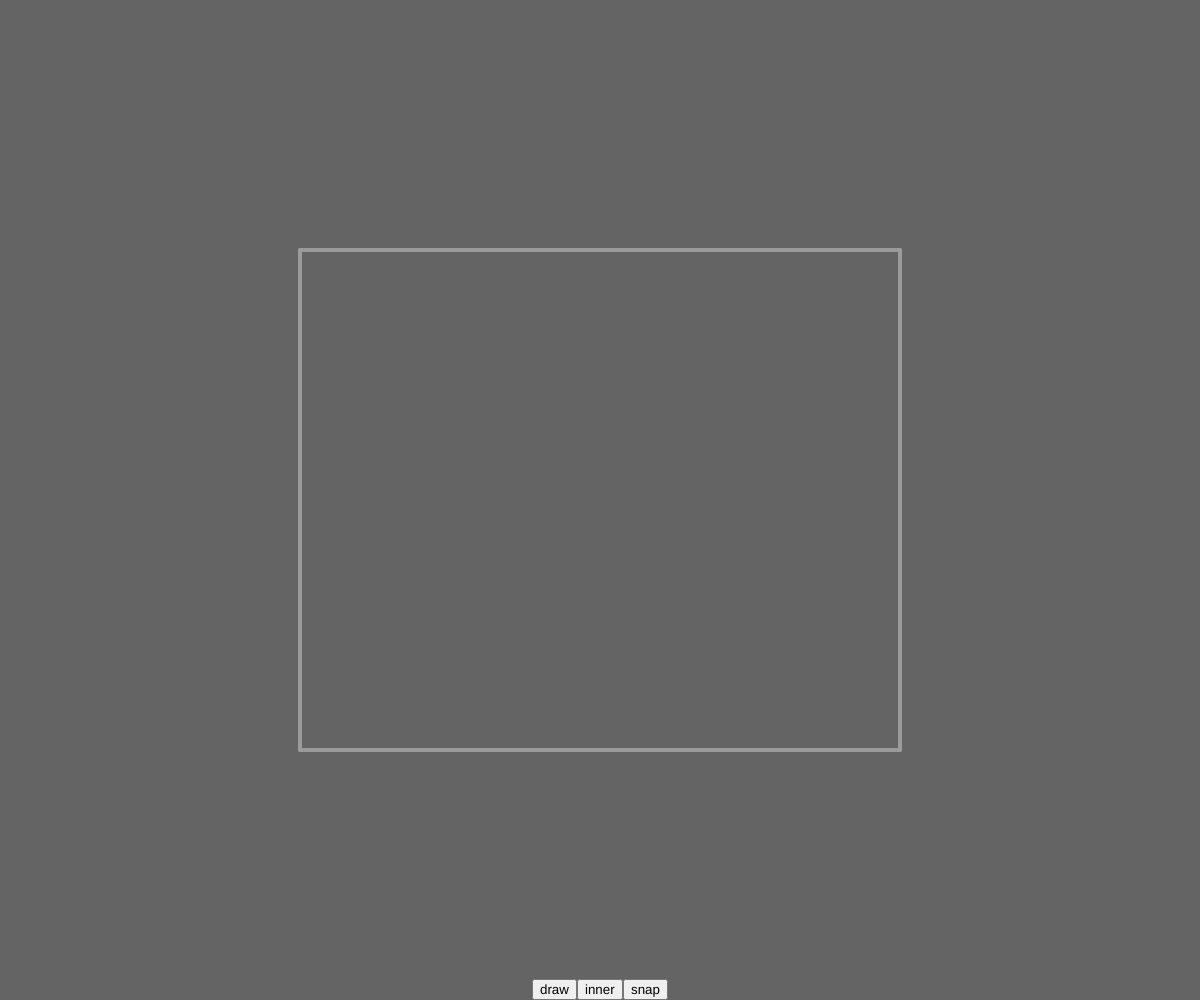
Frame 1 (no input)
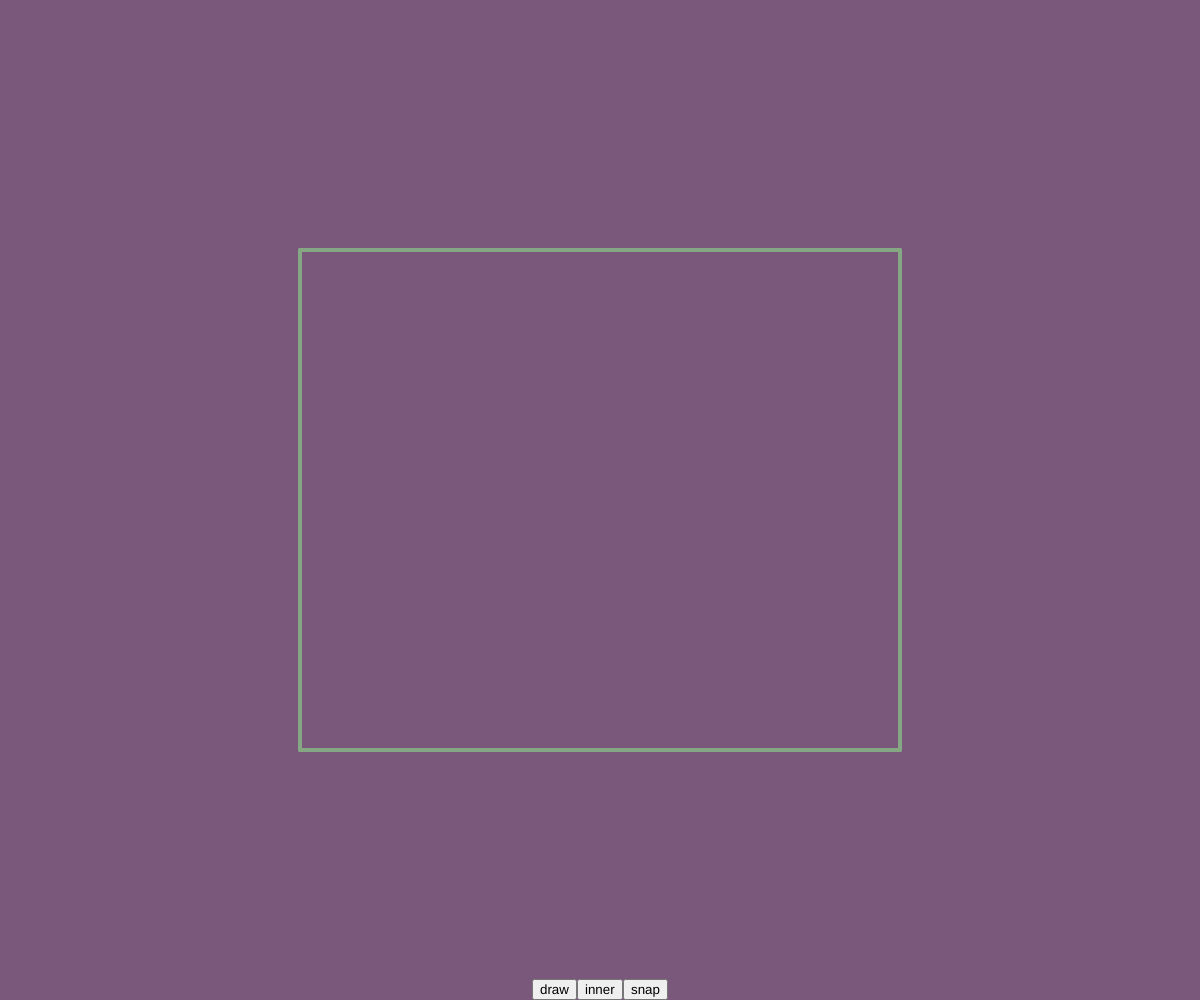
Frame 60 (no input)
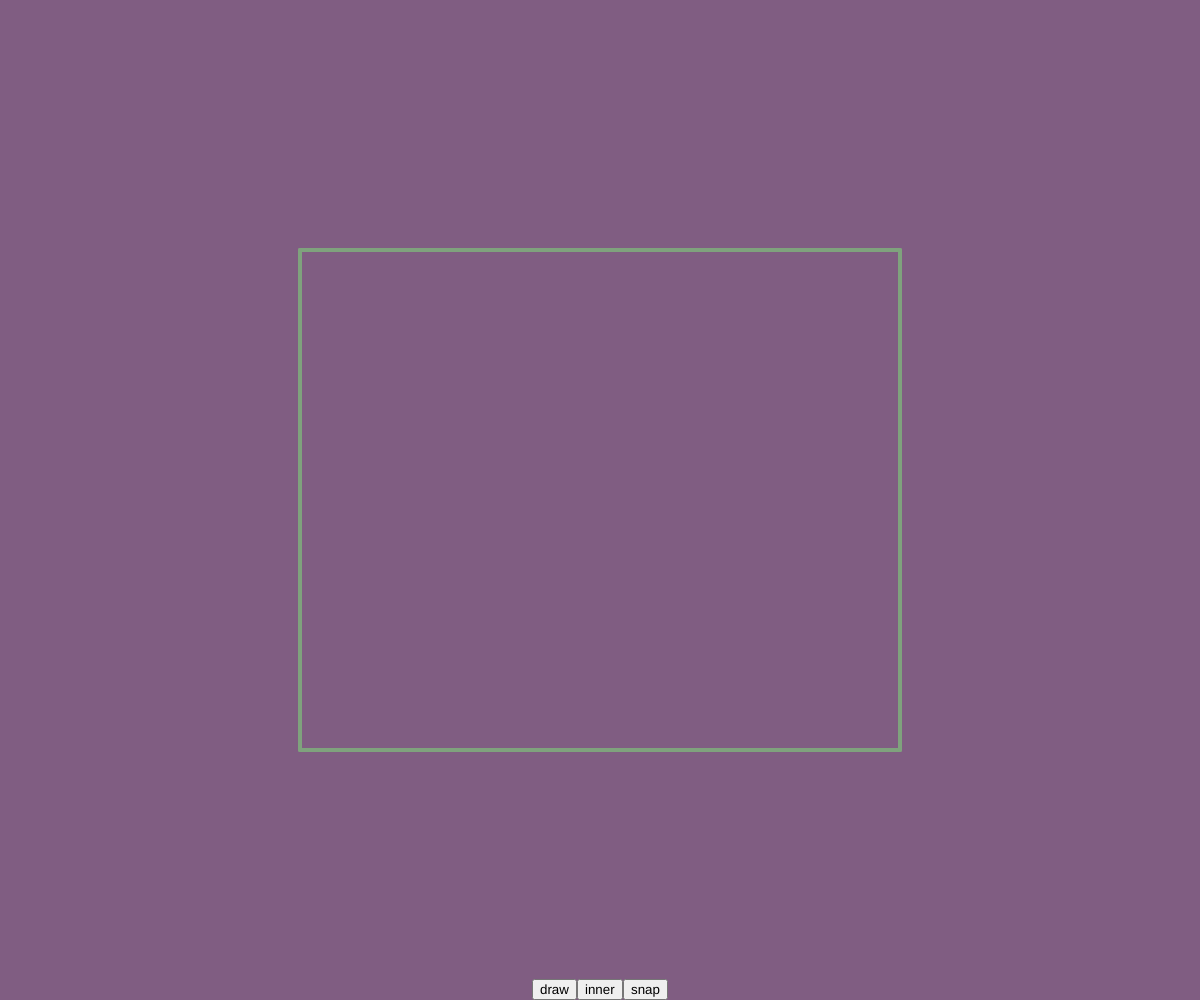
Frame 120 (the mouse pressed at the canvas centre since frame 60)

The p5.js sketch that drew these frames (run headless with seeded random() and noise() and a simulated clock; from frame 60 on, the mouse is pressed at the canvas centre):

// p5.js sketch
// ── sketch.js
function preload() {
	
}

let randombkg = [];
let bkg;

let lines = [];

let tresh = 0.1;

let ifbg = true;
let wobble = true;
let snap = false;

const ifbgtext = ["draw", "drag"];
const wobbletext = ["inner", "outer"];
const snaptext = "snap";
let buttons = [];

class Lines {
	constructor(xp1, yp1, xp2, yp2, xp3, yp3, xp4, yp4){
	this.x1 = xp1;
	this.y1 = yp1;
	this.x2 = xp2;
	this.y2 = yp2;
	this.x3 = xp3;
	this.y3 = yp3;
	this.x4 = xp4;
	this.y4 = yp4;
	}
	wobble(){
		let cx1 = this.x1;
		let cy1 = this.y1;
		let cx4 = this.x4;
		let cy4 = this.y4;

		if (touches.length > 0) {
			for (let i = 0; i < touches.length; i++) {
				if (dist(this.x1, this.y1, touches[i].x, touches[i].y) < width/2*1.1) {
					cx1 = touches[i].x;
					cy1 = touches[i].y;
				} 
				
				if (dist(this.x4, this.y4, touches[i].x, touches[i].y) < width/2*1.1) {
					cx4 = touches[i].x;
					cy4 = touches[i].y;
				}

				if (tresh < 0.8) {
					tresh += 0.01;
				}
			}
		} else {
			if (tresh > 0) {
				tresh -= 0.01;
			}
		}

		bezier(lerp(this.x1, cx1, tresh), lerp(this.y1, cy1, tresh), this.x2, this.y2, this.x3, this.y3, lerp(this.x4, cx4, tresh), lerp(this.y4, cy4, tresh));
		//console.log(tresh);
	}
	wibble(){
		let cx2 = this.x2;
		let cy2 = this.y2;
		let cx3 = this.x3;
		let cy3 = this.y3;

		if (touches.length > 0) {
			for (let i = 0; i < touches.length; i++) {
				if (dist(this.x1, this.y1, touches[i].x, touches[i].y) < width/2*1.1) {
					cx2 = touches[i].x;
					cy2 = touches[i].y;
				} 
				
				if (dist(this.x4, this.y4, touches[i].x, touches[i].y) < width/2*1.1) {
					cx3 = touches[i].x;
					cy3 = touches[i].y;
				}

				if (tresh < 1) {
					tresh += 0.01;
				}
			}
		} else {
			tresh = 0;
		}

		bezier(this.x1, this.y1, lerp(this.x2, cx2, tresh), lerp(this.y2, cy2, tresh), lerp(this.x3, cx3, tresh), lerp(this.y3, cy3, tresh), this.x4, this.y4);
		//console.log(tresh);
	}
  }

function setup() {
	createCanvas(windowWidth, windowHeight);

	rectMode(CENTER);

	noFill();

	frameRate(60);

	randombkg = [random(255), random(255), random(255)];
	bkg = [100, 100, 100];

	const basepoints = [width/4, height/4, width/4, height/4, width/4*3, height/4, width/4*3, height/4, width/4, height/4*3, width/4, height/4*3, width/4*3, height/4*3, width/4*3, height/4*3, width/4, height/4, width/4, height/4, width/4, height/4*3, width/4, height/4*3, width/4*3, height/4, width/4*3, height/4, width/4*3, height/4*3, width/4*3, height/4*3];

	for (let i = 0; i < 4; i++) {
		let ii = i + 1;
		lines.push(new Lines(basepoints[ii*8 - 8], basepoints[ii*8 - 7], basepoints[ii*8 - 6], basepoints[ii*8 - 5], basepoints[ii*8 - 4], basepoints[ii*8 - 3], basepoints[ii*8 - 2], basepoints[ii*8 - 1]));
	}

	buttons[0] = createButton(ifbgtext[0]);
	buttons[1] = createButton(wobbletext[0]);
	buttons[2] = createButton(snaptext);

	buttons.forEach(function(button) {
		button.style("user-select: none; align: center;");
	  })

//	  for (let i = 0; i < 3; i++) {
//		buttons[i].position(width/2 - (buttons[i].width / 2), height - buttons[i].height);
//	}

	buttons[0].position(width/2-(buttons[0].width)-(buttons[1].width/2), height - buttons[0].height);
	buttons[1].position(width/2-(buttons[1].width/2), height - buttons[1].height);
	buttons[2].position(width/2+(buttons[1].width/2), height - buttons[2].height);
	
}

function exect(instance) {
	if (instance == 0) {
		console.log("instance 1");
	} else if (instance == 1) {
		console.log("instance 2");
	} else {
		console.log("instance 3");
	}
}

function draw() {
	for (let i = 0; i < bkg.length; i++) {
		bkg[i] = lerp(bkg[i], randombkg[i], 0.005);
	}

	if (ifbg == true && snap == false) {
		background(bkg);
	}

	stroke(255 - bkg[0], 255 - bkg[1], 255 - bkg[2]);
	strokeWeight(4);

	if (frameCount % 100 == 0){
		randombkg = [random(255), random(255), random(255)];
	}

//	console.log(bkg[1] + " " + bkg);

//	push();
//	noStroke();
//	rect(width/2, height/2, width/2, height/2);
//	pop();

	for (let i = 0; i < 4; i++) {
		if (wobble == true && snap == false) {
			lines[i].wobble();
		} else if (snap == false) {
			lines[i].wibble();
		}
	}

}

function touchStarted() {
	for (let i = 0; i < touches.length; i++) {
		if (touches[i].x > width/2-(buttons[0].width)-(buttons[1].width/2) && touches[i].x < width/2-(buttons[1].width/2) && touches[i].y > height - buttons[0].height) {
			if (ifbg == true) {
				ifbg = false;
				background("white");
				buttons[0].html(ifbgtext[1]);
			} else {
				ifbg = true;
				buttons[0].html(ifbgtext[0]);
			}
		} else if (touches[i].x > width/2-(buttons[1].width/2) && touches[i].x < width/2+(buttons[1].width/2) && touches[i].y > height - buttons[1].height) {
			if (wobble == true) {
				wobble = false;
				buttons[1].html(wobbletext[1]);
			} else {
				wobble = true;
				buttons[1].html(wobbletext[0]);
			}
		} else if (touches[i].x > width/2+(buttons[1].width/2) && touches[i].x < width/2+(buttons[1].width/2)+(buttons[2].width) && touches[i].y > height - buttons[2].height) {
			if (snap == true) {
				snap = false;
			} else {
				snap = true;
			}
		}
	}
}
